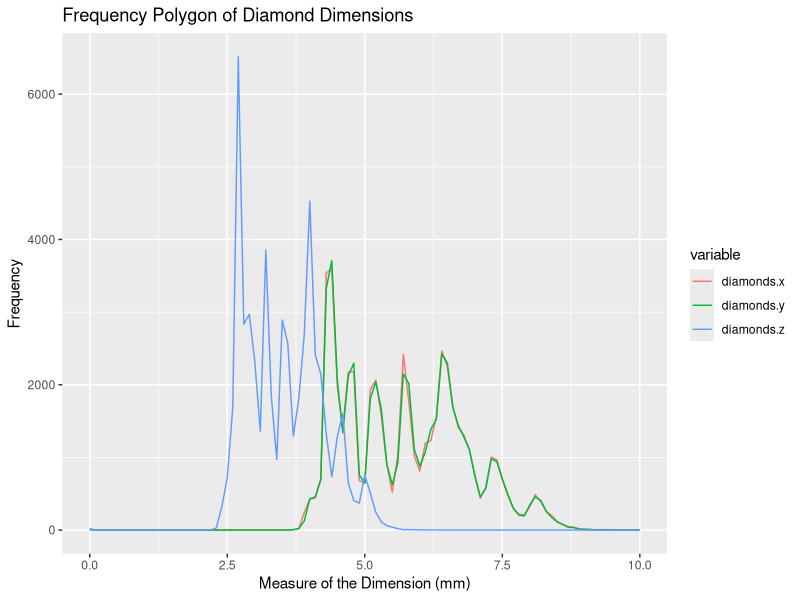

R code for this plot:
## ---- chunk 1
library(tidyverse)
library(reshape)
xyz = melt(data.frame(diamonds$x, diamonds$y, diamonds$z))
ggplot(data = xyz, aes(x = value, y = ..count.., colour = variable)) +
  geom_freqpoly(binwidth = 0.1) +
  labs(x = "Measure of the Dimension (mm)", y = "Frequency", 
       title = "Frequency Polygon of Diamond Dimensions") +
  xlim(0, 10)
